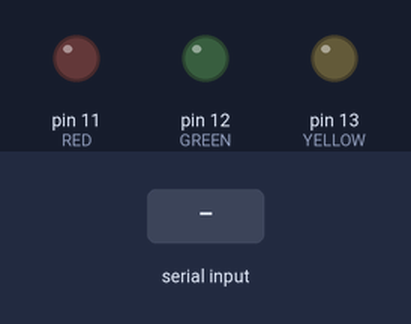
The sketch below on a simulated Arduino Uno, built with avr-gcc and run on an emulated ATmega328P. Shown: output pins drawn as LEDs (lit = HIGH). The inputs (shaded band) are chosen by the test bench.

Above: at 1.2 s.
1.3 s: "0" received over Serial
At 2.0 s:
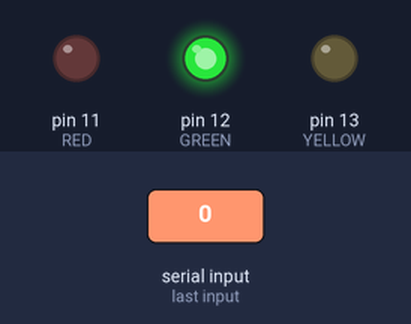
2.8 s: "1" received over Serial
At 3.2 s:
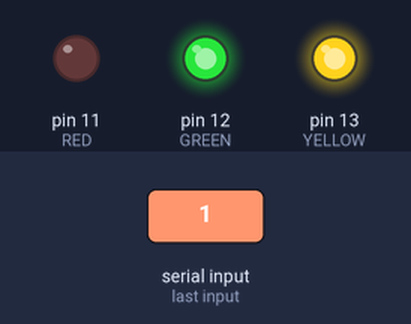
4.3 s: "2" received over Serial
At 5.5 s:
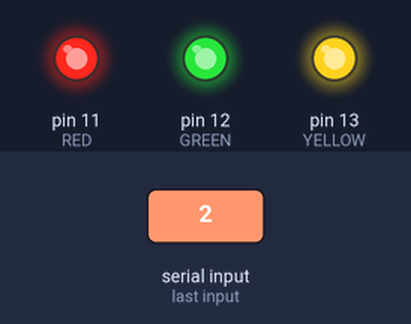
5.8 s: "0" received over Serial
At 6.7 s:
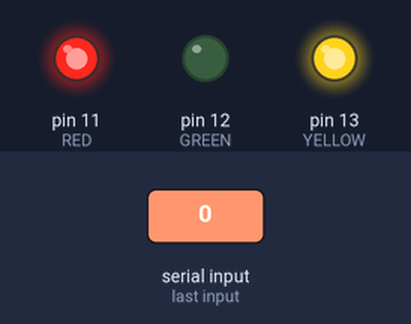
7.3 s: "1" received over Serial
At 7.8 s:
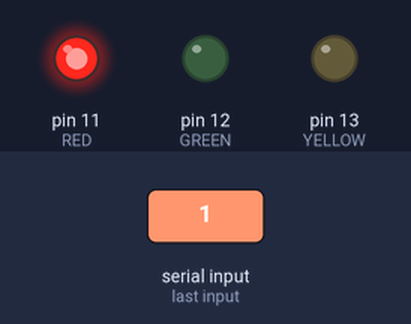
Timing chart, 0 to 9.8 s (numbered marks = the images above; inputs shaded):
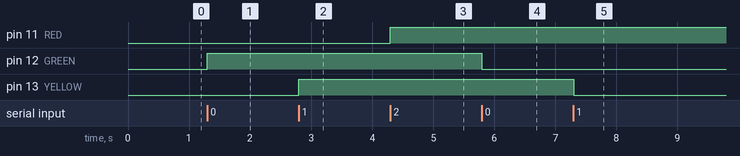

The sketch:

web.ino
```cpp
const int YELLOW = 13;
const int GREEN = 12;
const int RED = 11;

void setup() {
  Serial.begin(9600);
  pinMode(YELLOW, OUTPUT);
  pinMode(GREEN, OUTPUT);
  pinMode(RED, OUTPUT);
  // turn off the leds
  digitalWrite(GREEN, 0);
  digitalWrite(YELLOW, 0);
  digitalWrite(RED, 0);
}

void loop() {
  if (Serial.available() > 0) {
    char i = Serial.read();
    //Serial.print(" arduino received => ");
    //Serial.print(i);
    //Serial.print("\n");
    switch (i) {
      case '0':
        digitalWrite(GREEN, !digitalRead(GREEN));
        break;
      case '1':
        digitalWrite(YELLOW, !digitalRead(YELLOW));
        break;
      case '2':
        digitalWrite(RED, !digitalRead(RED));
        break;
      case 's':
        char ascii[32];
        sprintf(ascii, "{\"green\":%i,\"yellow\":%i,\"red\":%i}", digitalRead(GREEN), digitalRead(YELLOW), digitalRead(RED));
        Serial.print(ascii);
        break;
    }
  }
}
```

Measured:
- after the input at 1.3 s, pin 12 (GREEN): LOW → HIGH at once
- after the input at 2.8 s, pin 13 (YELLOW): LOW → HIGH at once
- after the input at 4.3 s, pin 11 (RED): LOW → HIGH at once
- after the input at 5.8 s, pin 12 (GREEN): HIGH → LOW at once
- after the input at 7.3 s, pin 13 (YELLOW): HIGH → LOW at once
